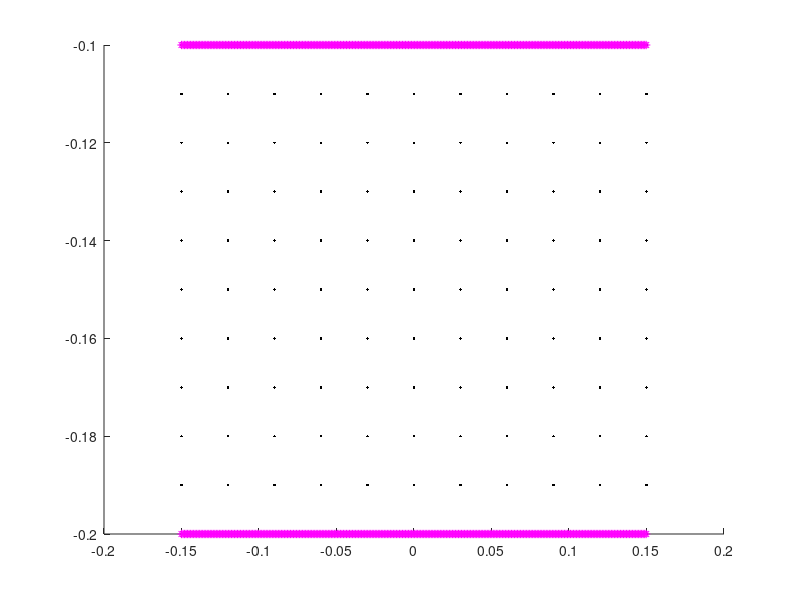

This chart was generated by the following MATLAB code:
clear all
close all

L = 1;                              % length of computational domain (m)
N = 512;                            % number of Cartesian grid meshwidths at the finest level of the AMR grid
dx = L/N;                           % Cartesian mesh width (m)
ds = L/(2*N);                       % space between boundary points in straight tube

%%%%%%%%%%%%%%%%%%%%%%%%%%%%%%%%%%%%%%%%%%%%%%%%%%%
%%%%%%%%%%%%%%%%%%%%%%%%%%%%%%%%%%%%%%%%%%%%%%%%%%%
%Parameters for the racetrack

Let = 0.3;                          % Length of elastic tube (m)
Nend = 0;                          % Number of rigid points on each end of elastic section
Lt = Let+2*Nend*ds;                 % Length of straight section with three rigid points on each end
Llong = 0;                        % Lenght of long end of the tube

diameter = 0.1;                     % diameter of the tube
R2 = 0.1;                           % radius of inner wall
R1 = R2+diameter;                   % radius of outer wall

Nstraight = 2*ceil(Lt/ds)          % number of points along each straight section
%Ncurve = 2*ceil(pi*R1/ds);          % number of points along each curved section
Nrace = 4*ceil(Llong/ds);         % number of points making up the racetrack part
%Nrace = Nstraight+2*Ncurve;         % number of points making up the racetrack part
%dtheta = pi/(Ncurve/2);             % angle increment for drawing curved edges

mesh_name = 'heart_';               % structure name

centery = 0;                        % y-position of center of curved sections
centerx1 = -0.5*Lt;                 % x-position of center of left curved section
centerx2 = 0.5*Lt;                  % x-position of center of right curved section

%%%%%%%%%%%%%%%%%%%%%%%%%%%%%%%%%%%%%%%%%%%%%%%%%%%%%%%%%%
%%%%%%%%%%%%%%%%%%%%%%%%%%%%%%%%%%%%%%%%%%%%%%%%%%%%%%%%%
% Parameters for the pericardium
Dp = 2*diameter;                    %diameter of the pericardium
Nperi = 2*ceil((Dp-diameter)/ds);  % number of boundary points along the sides of the pericardium
Nperitot = Nperi + Nstraight;       % total number of pericardium points

%%%%%%%%%%%%%%%%%%%%%%%%%%%%%%%%%%%%%%%%%%%%%%%%%%%%%%%%%%
%%%%%%%%%%%%%%%%%%%%%%%%%%%%%%%%%%%%%%%%%%%%%%%%%%%%%%%%%
% Parameters for the actuator
La = 0.04;                          % length of the actuator section
NLa = ceil(La/ds);                  % number of points along each actuator
Ca = 0.25*Lt;                       % center of the actuator section
NCa = ceil(ceil(Nstraight/2)*Ca/Lt); % index of the center point
Na1 = NCa - ceil(NLa/2);            % index of the starting point with respect to the elastic section
Na2 = Na1+NLa-1;                    % index of the ending point with respect to the elastic section

%%%%%%%%%%%%%%%%%%%%%%%%%%%%%%%%%%%%%%%%%%%%%%%%%%%%%%%%%%
%%%%%%%%%%%%%%%%%%%%%%%%%%%%%%%%%%%%%%%%%%%%%%%%%%%%%%%%%
% Parameters for the prescribed peristalsis
Lap = 0.3;                          % length of the actuator section
NLap = ceil(Lap/ds);                  % number of points along each actuator
Cap = 0.5*Lt;                       % center of the actuator section
NCap = ceil(ceil(Nstraight/2)*Cap/Lt); % index of the center point
Na1p = NCap - ceil(NLap/2);            % index of the starting point with respect to the elastic section
Na2p = Na1p+NLap-1;                    % index of the ending point with respect to the elastic section


%%%%%%%%%%%%%%%%%%%%%%%%%%%%%%%%%%%%%%%%%%%
%%%%%%%%%%%%%%%%%%%%%%%%%%%%%%%%%%%%%%%%%%%
% parameters for markers
Nmarkersx = 11;                     %number of columns of markers
Nmarkersy = 11;                     %number of markers in each column
Nmarkers=Nmarkersx*Nmarkersy;       %total number of markers
dmx = Let/(Nmarkersx-1);            %space between markers in x-direction
dmy = diameter/(Nmarkersy-1);       %space between markers in y-direction


%%%%%%%%%%%%%%%%%%%%%%%%%%%%%%%%%%%%%%%%%%%
%%%%%%%%%%%%%%%%%%%%%%%%%%%%%%%%%%%%%%%%%%%
% material parameters
kappa_spring = 100;               % spring constant (Newton)
kappa_beam = 1.0;                 % beam stiffness constant (Newton m^2)
kappa_target = kappa_spring;        % target point penalty spring constant (Newton)


%%%%%%%%%%%%%
% Plotting things 

figure(1)
hold on

%%%%%%%%%%%%%%%%%%%%%%%%%%%%%%%%%%%%%%%%%%%%%%%%%%%%%%%%%%%%%%%%%%%%%%%%%%%%%%%%
%%%%%%%%%%%%%%%%%%%%%%%%%%%%%%
% Make the elastic section of the tube
% Write out the vertex information

vertex_fid = fopen([mesh_name 'tube_' num2str(N) '.vertex'], 'w');
fprintf(vertex_fid, '%d\n', Nstraight);

%top part
for i=0:ceil(Nstraight/2-1),
    ytop = centery-R2;
    xtop = -Lt/2+(i-1)*ds;
    plot(xtop,ytop,'r-')
    fprintf(vertex_fid, '%1.16e %1.16e\n', xtop, ytop);
end

%bottom part
for i=ceil(Nstraight/2):Nstraight-1,
    ybot = centery-R1;
    xbot = -Lt/2+(i-ceil(Nstraight/2)-1)*ds;
    plot(xbot,ybot,'r-')
    fprintf(vertex_fid, '%1.16e %1.16e\n', xbot, ybot);
end
fclose(vertex_fid);


%%%%%%%%%%%%%%%%%%%%%%%%%%%%%%%%%%%%%%%%%%%%%%%%%%%%%%%%%%%%%%%%%%%%%%%%%%%%%%%%
%%%%%%%%%%%%%%%%%%%%%%%%%%%%%%
% Make markers as vertices with no material properties

vertex_fid = fopen(['markers_' num2str(N) '.vertex'], 'w');
fprintf(vertex_fid, '%d\n', Nmarkers);

%top part
for i=0:Nmarkersx-1,
    for j=0:Nmarkersy-1,
        y = centery-R2-j*dmy;
        x = -Let/2+i*dmx;
        plot(x,y,'k.')
    fprintf(vertex_fid, '%1.16e %1.16e\n', x, y);
    end
end


%%%%%%%%%%%%%%%%%%%%%%%%%%%%%%%%%%%%%%%%%%%%%%%%%%%%%%%%%%%%%%%%%%%%%%%%%%%%%%%%
%%%%%%%%%%%%%%%%%%%%%%%%%%%%%%
% prescribed peristalsis part
% Write out the vertex information

%top part
vertex_fid = fopen(['pperi_top_' num2str(N) '.vertex'], 'w');
fprintf(vertex_fid, '%d\n', NLap);

for i=Na1p:Na2p,
    ytop = centery-R2;
    xtop = -Lt/2+i*ds;
    plot(xtop,ytop,'m*')
    fprintf(vertex_fid, '%1.16e %1.16e\n', xtop, ytop);
end
fclose(vertex_fid);

%bottom part
vertex_fid = fopen(['pperi_bot_' num2str(N) '.vertex'], 'w');
fprintf(vertex_fid, '%d\n', NLap);

for i=Na1p:Na2p,
    ybot = centery-R1;
    xbot = -Lt/2+i*ds;
    plot(xbot,ybot,'m*')
    fprintf(vertex_fid, '%1.16e %1.16e\n', xbot, ybot);
end
fclose(vertex_fid);


%%%%%%%%%%%%%%%%%%%%%%%%%%%%%%%%%%%%%%%%%%%%%%%%%%%%%%%%%%%%%%%%%%%%%%%%%%%%%%%%
%%%%%%%%%%%%%%%%%%%%%%%%%%%%%%
% NO race track part
% Write out the vertex information

vertex_fid = fopen([mesh_name 'race_' num2str(N) '.vertex'], 'w');
fprintf(vertex_fid, '%d\n', Nrace);

%right part of NO racetrack
for i=1:ceil(Nrace/4),
    ytop = centery-R2;
    xtop = Lt/2+i*ds;
    plot(xtop,ytop,'b-')
    fprintf(vertex_fid, '%1.16e %1.16e\n', xtop, ytop);
end

for i=1:ceil(Nrace/4),
    ybot = centery-R1;
    xbot = Lt/2+i*ds;
    plot(xbot,ybot,'b-')
    fprintf(vertex_fid, '%1.16e %1.16e\n', xbot, ybot);
end


%left part of NO racetrack
for i=1:ceil(Nrace/4),
    ytop = centery-R2;
    xtop = -Lt/2-i*ds;
    plot(xtop,ytop,'b-')
    fprintf(vertex_fid, '%1.16e %1.16e\n', xtop, ytop);
end

for i=1:ceil(Nrace/4),
    ybot = centery-R1;
    xbot = -Lt/2-i*ds;
    plot(xbot,ybot,'b-')
    fprintf(vertex_fid, '%1.16e %1.16e\n', xbot, ybot);
end
fclose(vertex_fid);




hold off

%%%%%%%%%%%%%%%%%%%%%%%%%%%%%%%%%%%%%%%%%%%%%%%%%%%%%%%%%%%%%%%%%%%%%%%%%%%%%%%%
%%%%%%%%%%%%%%%%%%%%%%%%%%%%%%%%%%%%%%%%%%%%%%%%%%%%%%%%%%%%%%%%%%%%%%%%%%%%%%%%
% Write out the spring information for the elastic section

spring_fid = fopen([mesh_name 'tube_' num2str(N) '.spring'], 'w');
fprintf(spring_fid, '%d\n', Nstraight-2);

%elastic part of tube
for i = 0:ceil(Nstraight/2)-2,
    fprintf(spring_fid, '%d %d %1.16e %1.16e\n', i, i+1, kappa_spring*ds/(ds^2), ds);
end

for i = ceil(Nstraight/2):Nstraight-2,
    fprintf(spring_fid, '%d %d %1.16e %1.16e\n', i, i+1, kappa_spring*ds/(ds^2), ds);
end

fclose(spring_fid);
%
% %%%%%%%%%%%%%%%%%%%%%%%%%%%%%%%%%%%%%%%%%%%%%%%%%%%%%%%%%%%%%%%%%%%%%%%%%%%%%%%%
% %%%%%%%%%%%%%%%%%%%%%%%%%%%%%%%%%%%%%%%%%%%%%%%%%%%%%%%%%%%%%%%%%%%%%%%%%%%%%%%%

% % Write out the beam information for the elastic section

beam_fid = fopen([mesh_name 'tube_' num2str(N) '.beam'], 'w');
fprintf(beam_fid, '%d\n', Nstraight-4);

%elastic part of tube
for i = 0:ceil(Nstraight/2)-3,
    fprintf(beam_fid, '%d %d %d %1.16e\n', i, i+1, i+2, kappa_beam*ds/(ds^4));
end

for i = ceil(Nstraight/2):Nstraight-3,
    fprintf(beam_fid, '%d %d %d %1.16e\n', i, i+1, i+2, kappa_beam*ds/(ds^4));
end
fclose(beam_fid);

%%%%%%%%%%%%%%%%%%%%%%%%%%%%%%%%%%%%%%%%%%%%%%%%%%%%%%%%%%%%%%%%%%%%%%%%%%%%%%%%
%%%%%%%%%%%%%%%%%%%%%%%%%%%%%%%%%%%%%%%%%%%%%%%%%%%%%%%%%%%%%%%%%%%%%%%%%%%%%%%%

% Write out the target point information for the ends of the elastic tube
%target_fid = fopen([mesh_name 'tube_' num2str(N) '.target'], 'w');

%fprintf(target_fid, '%d\n', 4*Nend);

%for i = 0:Nend-1,
%    fprintf(target_fid, '%d %1.16e\n', i, kappa_target*ds/(ds^2));
%end

%for i = 0ceil(Nstraight/2):ceil(Nstraight/2)-1,
%    fprintf(target_fid, '%d %1.16e\n', i, kappa_target*ds/(ds^2));
%end

%for i = ceil(Nstraight/2):ceil(Nstraight/2)+Nend-1,
%    fprintf(target_fid, '%d %1.16e\n', i, kappa_target*ds/(ds^2));
%end

%for i = Nstraight-Nend:Nstraight-1,
%    fprintf(target_fid, '%d %1.16e\n', i, kappa_target*ds/(ds^2));
%end

%fclose(target_fid);


%%%%%%%%%%%%%%%%%%%%%%%%%%%%%%%%%%%%%%%%%%%%%%%%%%%%%%%%%%%%%%%%%%%%%%%%%%%%%%%%
% Write out the target point information for the actuator

%top prescribed peristalsis
target_fid = fopen(['pperi_top_' num2str(N) '.target'], 'w');
fprintf(target_fid, '%d\n', NLap);

for i = 0:NLap-1,
    fprintf(target_fid, '%d %1.16e\n', i, kappa_target*ds/(ds^2));
end

fclose(target_fid);

%bottom prescribed peristalsis
target_fid = fopen(['pperi_bot_' num2str(N) '.target'], 'w');
fprintf(target_fid, '%d\n', NLap);

for i = 0:NLap-1,
    fprintf(target_fid, '%d %1.16e\n', i, kappa_target*ds/(ds^2));
end

fclose(target_fid);

%%%%%%%%%%%%%%%%%%%%%%%%%%%%%%%%%%%%%%%%%%%%%%%%%%%%%%%%%%%%%%%%%%%%%%%%%%%%%%%%
% Write out the target point information for the racetrack
target_fid = fopen([mesh_name 'race_' num2str(N) '.target'], 'w');

fprintf(target_fid, '%d\n', Nrace);

for i = 0:Nrace-1,
    fprintf(target_fid, '%d %1.16e\n', i, kappa_target*ds/(ds^2));
end

fclose(target_fid);
